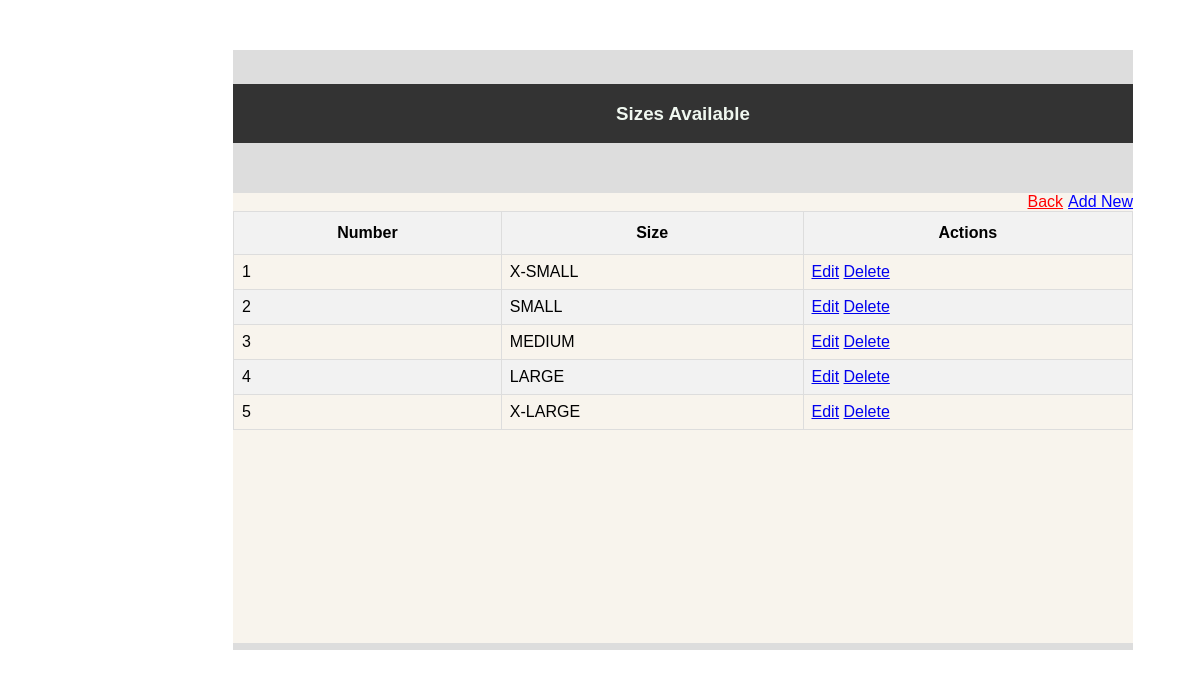
Screenshot of /addSizes.php with the database file from the repository.
### tables this page shows
CREATE TABLE `tbl_sizes` (
  `id_size` int(11) NOT NULL,
  `size_description` varchar(10) NOT NULL,
  `isActive` int(1) NOT NULL
);

### model.php (called while the page is built, shortened)
<?php
Class Model {
    private $server = "localhost";
    private $username = "root";
    private $password = "kclove26";
    private $db = "orsmsproto";
    public $conn;
    public function __construct(){
        try{
            $this->conn = new mysqli($this->server, $this->username, $this->password,
                $this->db);
        }catch(Exception $e){
            echo "Connection Failed! " . $e->getMessage();
        }
    }
    public function data_fetch($stmt){
        $data = null;
        if($sql = $this->conn->query($stmt)){
            while($row = mysqli_fetch_assoc($sql)){
                $data[] = $row;
            }
        }
        return $data;
    }
}
?>

### addSizes.php (the view, shortened to what this page needs)
<?php
    include_once('connections/model.php');
    $model = new Model();
?>
<!DOCTYPE html>
<html lang="en">
<head>
    <link rel="stylesheet" href="css/maintenance.css">
</head>
<body>
    <div class="content-view">
        <p>content</p>
        <div class="header-content">
            <h3>Sizes Available</h3>
        </div>
    <div class="content">
            <a href="sizeAdd.php" id="linkAdd">Add New</a>
            <a href="index.php" id="linkBack">Back</a>
            <table>
                <thead>
                    <tr>
                       <th>Number</th>
                       <th>Size</th>
                       <th>Actions</th>
                    </tr>
                </thead>
                <tbody>
                    <?php
                        $rows = $model->data_fetch("SELECT * FROM tbl_sizes WHERE isActive = 0 LIMIT 14");
                        $i = 1;
                        if(!empty($rows)){
                            foreach($rows as $row){
                    ?>
                    <tr>
                        <td><?php echo $i++; ?></td>
                        <td><?php echo $row['size_description'] ?></td>
                        <td>
                        <?php echo ('<a href="sizeEdit.php?id=' . $row['id_size'] . '">Edit</a>');?>
                        <?php echo ('<a href="sizeDelete.php?id=' . $row['id_size'] . '">Delete</a>');?>
                        </td>
                    </tr>
                    <?php
                            }
                        }else {
                            echo "No Size Record Available!";
                        }
                    ?>
                </tbody>
            </table>
        </div>
    </div>
</body>
</html>

### maintenance.css (style rules this page uses)
.content-view { background-color: #ddd; color: rgba(83, 82, 82, 0); font-family: Arial, Helvetica, sans-serif; box-sizing: border-box; height: 600px; width: 900px; margin-left: 225px; margin-top: 50px; }
.header-content { overflow: hidden; background-color: #333; color: #f0f8f0; }
h3 { text-align: center; }
.content { background-color: #f8f4ed; font-family: Arial, Helvetica, sans-serif; margin-top: 50px; height: 450px; color: black; }
table { font-family: 'Trebuchet MS', 'Lucida Sans Unicode', 'Lucida Grande', 'Lucida Sans', Arial, sans-serif; border-collapse: collapse; width: 100%; }
table td, table th { border: 1px solid #ddd; padding: 8px; }
table tr:nth-child(even) { background-color: #f2f2f2; }
table th { padding-top: 12px; padding-bottom: 12px; text-align: center; background-color: #f2f2f2; color: #000000; }
#linkAdd { float: right; color: blue; }
#linkBack { float: right; color:#ff0000; margin-right: 5px; }

### rows the page displays
tbl_sizes: size_description "X-SMALL"
tbl_sizes: size_description "SMALL"
tbl_sizes: size_description "MEDIUM"
tbl_sizes: size_description "LARGE"
tbl_sizes: size_description "X-LARGE"
